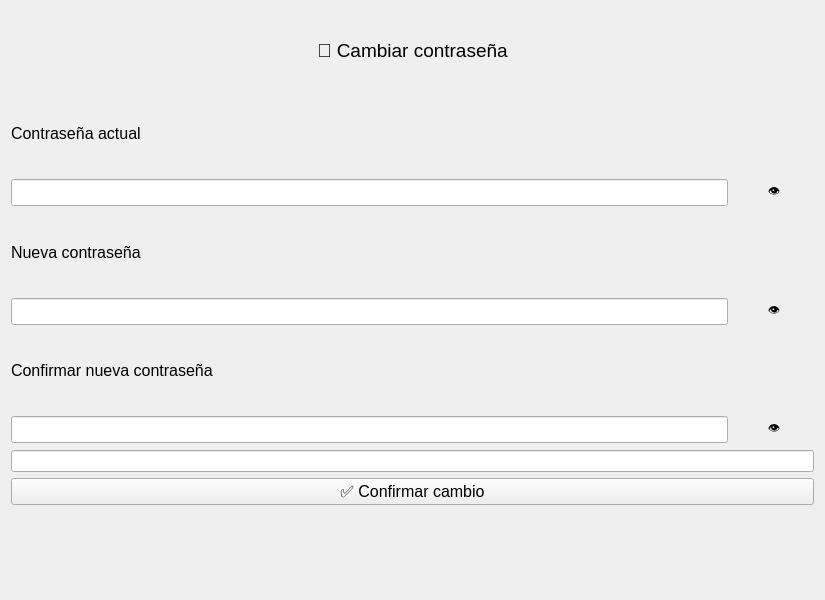
<?xml version="1.0" encoding="UTF-8"?>
<ui version="4.0">
 <class>change_password_screen</class>
 <widget class="QWidget" name="change_password_screen">
  <property name="geometry">
   <rect>
    <x>0</x>
    <y>0</y>
    <width>825</width>
    <height>600</height>
   </rect>
  </property>
  <layout class="QVBoxLayout" name="verticalLayout">
   <item>
    <widget class="QLabel" name="label_heading">
     <property name="font">
      <font>
       <pointsize>14</pointsize>
      </font>
     </property>
     <property name="text">
      <string>🔐 Cambiar contraseña</string>
     </property>
     <property name="alignment">
      <set>Qt::AlignCenter</set>
     </property>
    </widget>
   </item>
   <item>
    <widget class="QLabel" name="label_current_password">
     <property name="font">
      <font>
       <pointsize>12</pointsize>
      </font>
     </property>
     <property name="text">
      <string>Contraseña actual</string>
     </property>
    </widget>
   </item>
   <item>
    <layout class="QHBoxLayout" name="currentPasswordLayout">
     <item>
      <widget class="QLineEdit" name="currentPasswordInput">
       <property name="font">
        <font>
         <pointsize>12</pointsize>
        </font>
       </property>
       <property name="echoMode">
        <enum>QLineEdit::Password</enum>
       </property>
      </widget>
     </item>
     <item>
      <widget class="QPushButton" name="toggleCurrentPassword">
       <property name="text">
        <string>👁</string>
       </property>
       <property name="flat">
        <bool>true</bool>
       </property>
      </widget>
     </item>
    </layout>
   </item>
   <item>
    <widget class="QLabel" name="label_new_password">
     <property name="font">
      <font>
       <pointsize>12</pointsize>
      </font>
     </property>
     <property name="text">
      <string>Nueva contraseña</string>
     </property>
    </widget>
   </item>
   <item>
    <layout class="QHBoxLayout" name="newPasswordLayout">
     <item>
      <widget class="QLineEdit" name="newPasswordInput">
       <property name="font">
        <font>
         <pointsize>12</pointsize>
        </font>
       </property>
       <property name="echoMode">
        <enum>QLineEdit::Password</enum>
       </property>
      </widget>
     </item>
     <item>
      <widget class="QPushButton" name="toggleNewPassword">
       <property name="text">
        <string>👁</string>
       </property>
       <property name="flat">
        <bool>true</bool>
       </property>
      </widget>
     </item>
    </layout>
   </item>
   <item>
    <widget class="QLabel" name="label_confirm_password">
     <property name="font">
      <font>
       <pointsize>12</pointsize>
      </font>
     </property>
     <property name="text">
      <string>Confirmar nueva contraseña</string>
     </property>
    </widget>
   </item>
   <item>
    <layout class="QHBoxLayout" name="confirmPasswordLayout">
     <item>
      <widget class="QLineEdit" name="confirmPasswordInput">
       <property name="font">
        <font>
         <pointsize>12</pointsize>
        </font>
       </property>
       <property name="echoMode">
        <enum>QLineEdit::Password</enum>
       </property>
      </widget>
     </item>
     <item>
      <widget class="QPushButton" name="toggleConfirmPassword">
       <property name="text">
        <string>👁</string>
       </property>
       <property name="flat">
        <bool>true</bool>
       </property>
      </widget>
     </item>
    </layout>
   </item>
   <item>
    <widget class="QProgressBar" name="strengthBar">
     <property name="visible">
      <bool>false</bool>
     </property>
     <property name="styleSheet">
      <string notr="true">QProgressBar::chunk { background-color: #00c853; }</string>
     </property>
     <property name="maximum">
      <number>100</number>
     </property>
     <property name="value">
      <number>0</number>
     </property>
     <property name="textVisible">
      <bool>false</bool>
     </property>
    </widget>
   </item>
   <item>
    <widget class="QPushButton" name="saveButton">
     <property name="font">
      <font>
       <pointsize>12</pointsize>
      </font>
     </property>
     <property name="text">
      <string>✅ Confirmar cambio</string>
     </property>
    </widget>
   </item>
   <item>
    <widget class="QLabel" name="errorLabel">
     <property name="font">
      <font>
       <pointsize>12</pointsize>
      </font>
     </property>
     <property name="styleSheet">
      <string notr="true">color: red;</string>
     </property>
     <property name="text">
      <string/>
     </property>
     <property name="alignment">
      <set>Qt::AlignCenter</set>
     </property>
    </widget>
   </item>
  </layout>
 </widget>
 <resources/>
 <connections/>
</ui>
